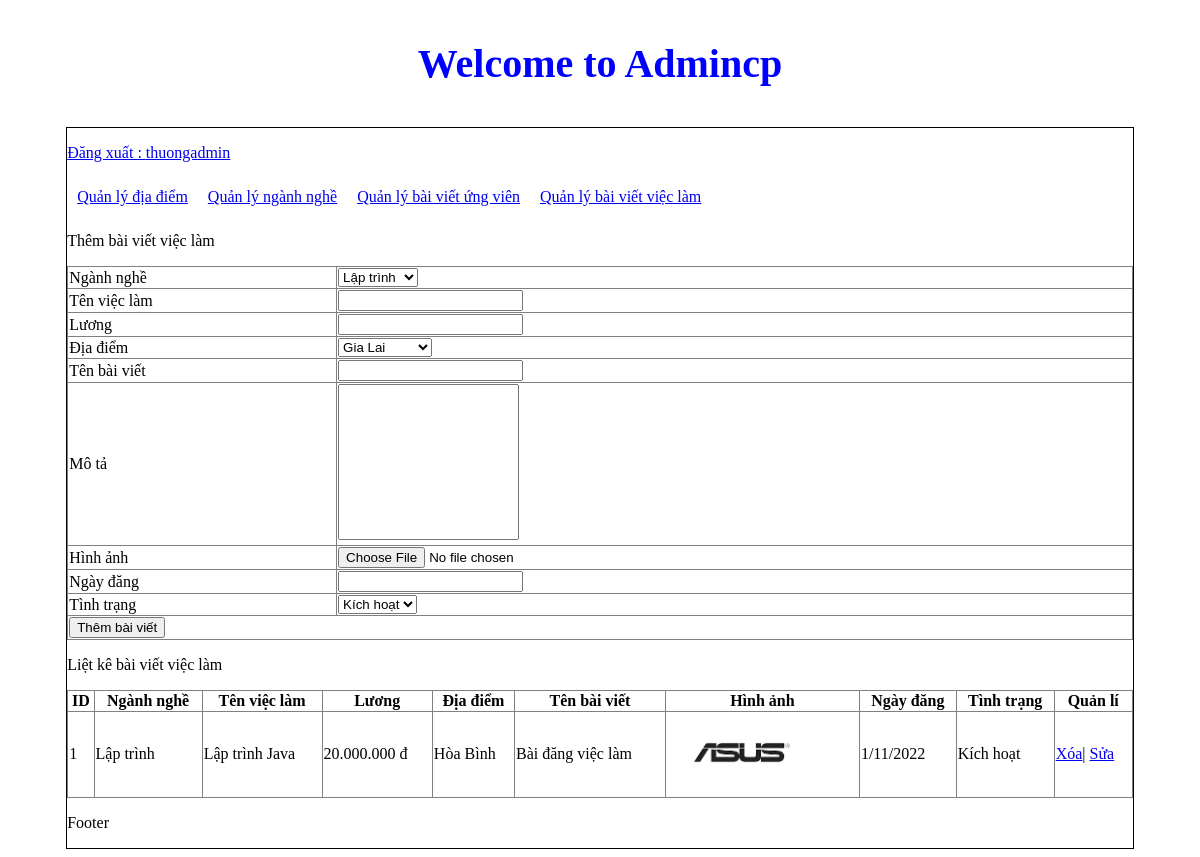
The page /admincp/index.php?action=qlbvvl&query=them (signed in) on the database its author committed.
### tables this page shows
CREATE TABLE `baivietvl` (
  `id_baiviet` int(11) NOT NULL,
  `id_nganhnghe` int(11) NOT NULL,
  `tenvieclam` varchar(255) NOT NULL,
  `luong` varchar(255) NOT NULL,
  `id_diadiem` int(11) NOT NULL,
  `tenbaiviet` varchar(255) NOT NULL,
  `mota` varchar(255) NOT NULL,
  `hinhanh` varchar(255) NOT NULL,
  `ngaydang` varchar(255) NOT NULL,
  `tinhtrang` int(11) NOT NULL
);

CREATE TABLE `nganhnghe` (
  `id_nganhnghe` int(11) NOT NULL,
  `tennganhnghe` varchar(255) NOT NULL
);

CREATE TABLE `diadiem` (
  `id_diadiem` int(11) NOT NULL,
  `tendiadiem` varchar(255) NOT NULL
);

### admincp/modules/qlbvvl/them.php (the view, shortened to what this page needs)
<p>Thêm bài viết việc làm</p>
<table border="1" width="100%"  style="border-collapse: collapse;">
<form method="POST" action="modules/qlbvvl/xuly.php"  enctype="multipart/form-data" >
<tr>
    <td>Ngành nghề</td>
    <td>
      <select name ="nganhnghe">
      <?php
      $sql_nn="select *from nganhnghe order by id_nganhnghe asc";
      $query_nn=mysqli_query($mysqli,$sql_nn);
      while($row_nn=mysqli_fetch_array($query_nn)){
      ?>
      <option value="<?php echo $row_nn['id_nganhnghe'] ?>"><?php echo $row_nn['tennganhnghe'] ?></option>
      <?php
      }
      ?>
      </select>
    </td>
  </tr>
  <tr>
    <td>Tên việc làm </td>
    <td><input type="text" name="tenvieclam"></td>
  </tr>
  <tr>
    <td>Lương </td>
    <td><input type="text" name="luong"></td>
  </tr>
  <tr>
    <td>Địa điểm</td>
    <td>
      <select name ="diadiem">
      <?php
      $sql_dd="select *from diadiem order by id_diadiem asc";
      $query_dd=mysqli_query($mysqli,$sql_dd);
      while($row_dd=mysqli_fetch_array($query_dd)){
      ?>
      <option value="<?php echo $row_dd['id_diadiem'] ?>"><?php echo $row_dd['tendiadiem'] ?></option>
      <?php
      }
      ?>
      </select>
    </td>
  </tr>
  <tr>
    <td>Tên bài viết </td>
    <td><input type="text" name="tenbaiviet"></td>
  </tr>
  <tr>
    <td>Mô tả</td>
    <td><textarea name="mota" rows="10" style="resize:none;"></textarea></td>
  </tr>
  <tr>
    <td>Hình ảnh</td>
    <td><input type="file" name="hinhanh"></td>
  </tr>
  <tr>
    <td>Ngày đăng</td>
    <td><input type="text" name="ngaydang"></td>
  </tr>
  <tr>
    <td>Tình trạng</td>
    <td>
        <select name="tinhtrang">
            <option value="1">Kích hoạt</option>
        </select>
    </td>
</tr>
<tr>
    <td colspan="2"><input type="submit" name="thembv" value="Thêm bài viết"> </td>
  </tr>
  </form>
</table>

### admincp/modules/qlbvvl/lietke.php
<?php
    $sql_lietkebv=" SELECT * FROM baivietvl, nganhnghe, diadiem
     WHERE baivietvl.id_nganhnghe = nganhnghe.id_nganhnghe
     AND baivietvl.id_diadiem = diadiem.id_diadiem ORDER BY id_baiviet ASC ";
    $result= mysqli_query($mysqli,$sql_lietkebv) ;
?>
<p>Liệt kê bài viết việc làm</p>
<table border="1" width="100%" style="border-collapse: collapse;">
  <tr>
    <th>ID</th>
    <th>Ngành nghề</th>
    <th>Tên việc làm</th>
    <th>Lương</th>
    <th>Địa điểm</th>
    <th>Tên bài viết</th>
    <th>Hình ảnh</th>
    <th>Ngày đăng</th>
    <th>Tình trạng</th>
    <th>Quản lí</th>
</tr>
<?php
$i=0;
if ($result) {
	while($row = mysqli_fetch_array($result)){
    $i++;
	?>
  <tr>
    <td><?php echo $i ?></td>
    <td><?php echo $row['tennganhnghe'] ?></td>
    <td><?php echo $row['tenvieclam'] ?></td>
    <td><?php echo $row['luong'] ?></td>
    <td><?php echo $row['tendiadiem'] ?></td>
    <td><?php echo $row['tenbaiviet'] ?></td>
    <td><img src="modules/qlbvvl/uploads/<?php echo $row['hinhanh'] ?>" width="150px"></td>
    <td><?php echo $row['ngaydang'] ?></td>
    <td><?php if($row['tinhtrang']==1){
        echo 'Kích hoạt';
    }else{
        echo 'Ẩn';
    }
      ?>
    </td>
    <td>
         <a href="modules/qlbvvl/xuly.php?&id_baiviet=<?php echo $row['id_baiviet']?>">Xóa</a>|
         <a href="?action=qlbvvl&query=sua&id_baiviet=<?php echo $row['id_baiviet']?>">Sửa</a>
    </td>
  </tr>
  <?php
  }
   }
?>
</table>

### rows shown on the page
baivietvl: id_nganhnghe.tennganhnghe "Lập trình", tenvieclam "Lập trình Java", luong "20.000.000 đ", id_diadiem.tendiadiem "Hòa Bình", tenbaiviet "Bài đăng việc làm", hinhanh (picture), ngaydang "1/11/2022", tinhtrang "Kích hoạt"

### other values the page prints
$_SESSION['dangnhap'] "thuongadmin"
form field nganhnghe "Lập trình"
form field diadiem "Gia Lai"
